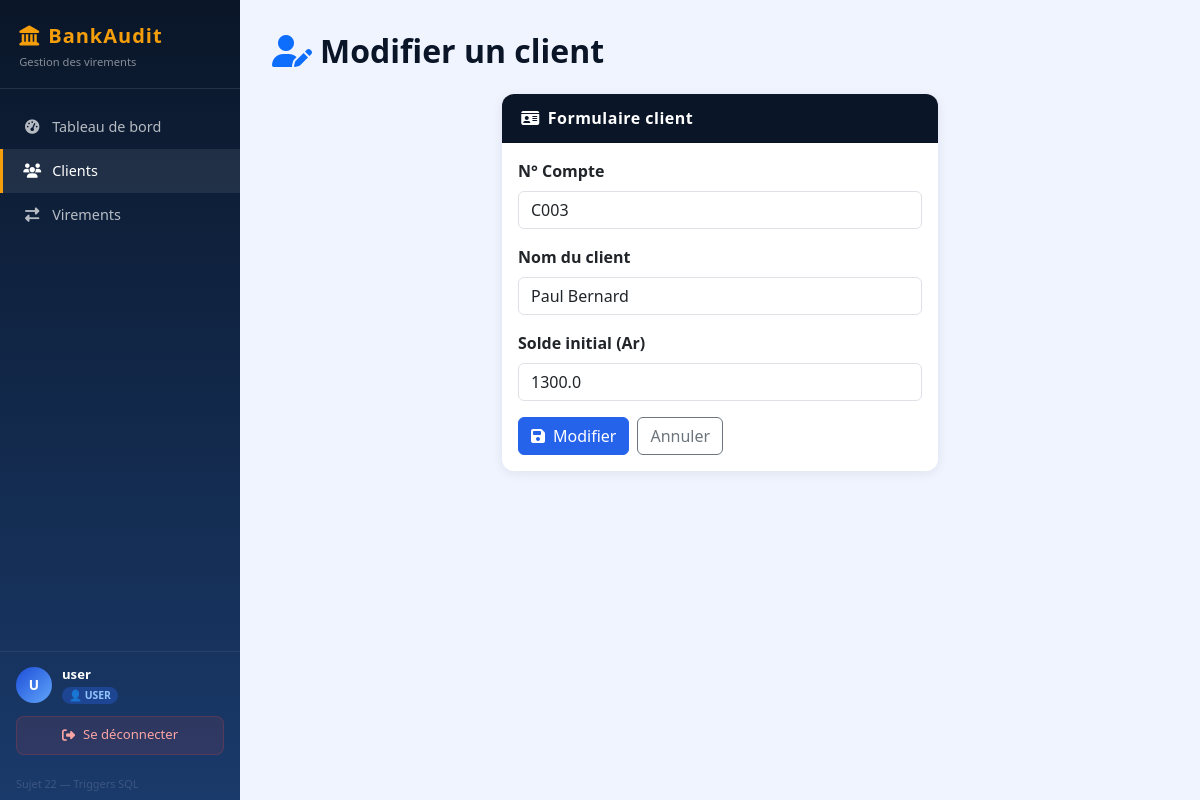
Before: /clients/edit/C003 (signed in) with the older database file.
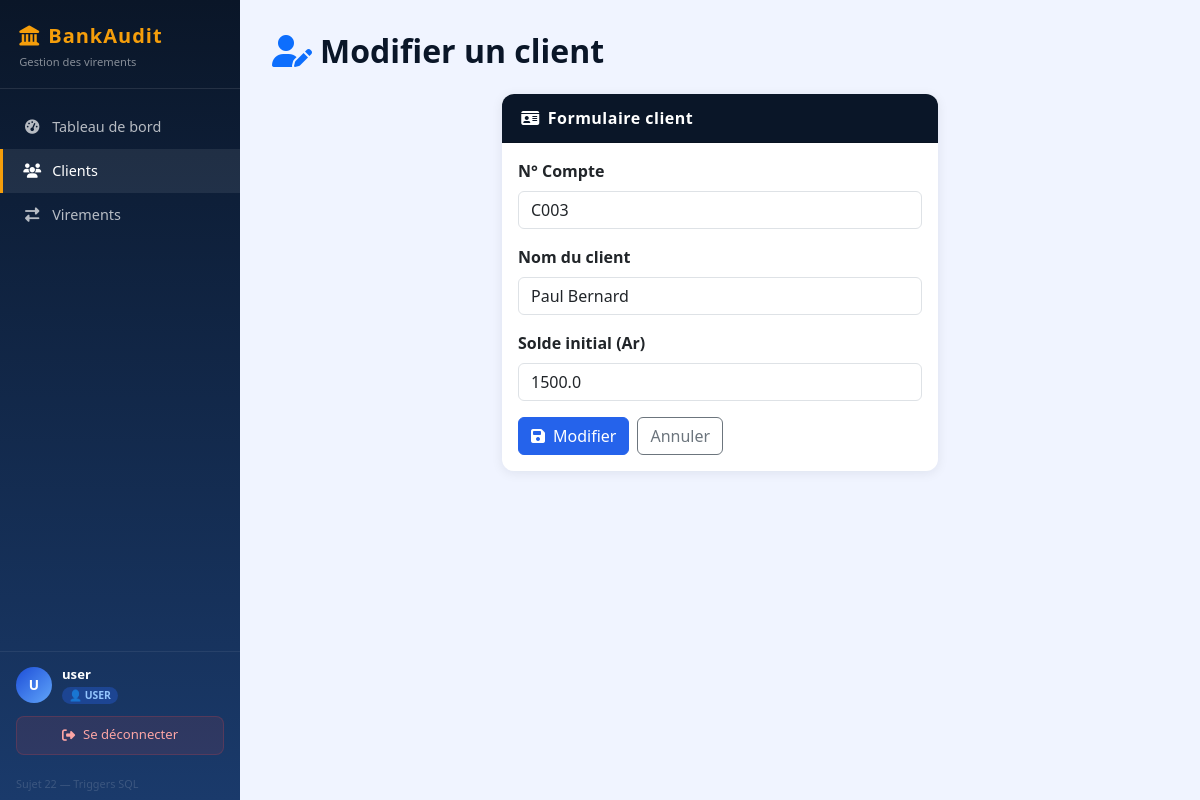
After: the same page with the newer database file.
### tables this page shows
CREATE TABLE client (
            n_compte TEXT PRIMARY KEY,
            nomclient TEXT NOT NULL,
            solde REAL NOT NULL DEFAULT 0
        );

### routes/client.py (the view, shortened to what this page needs)
@bp_client.route('/clients/edit/<n_compte>', methods=['GET', 'POST'])
@login_required
def edit_client(n_compte):
    conn = get_db()
    client = conn.execute('SELECT * FROM client WHERE n_compte=?', (n_compte,)).fetchone()
    conn.close()
    return render_template('client_form.html', action='Modifier', client=client)

### db.py (called while the page is built)
def get_db():
    conn = sqlite3.connect(DB_PATH)
    conn.row_factory = sqlite3.Row
    return conn

### templates/client_form.html (shortened to what this page needs)
{% extends 'base.html' %}
{% block content %}
<div class="page-header">
  <h2><i class="fa fa-user-pen me-2 text-primary"></i>{{ action }} un client</h2>
</div>
<div class="row justify-content-center">
  <div class="col-md-6">
    <div class="card">
      <div class="card-header"><h6><i class="fa fa-id-card me-2"></i>Formulaire client</h6></div>
      <div class="card-body">
        <form method="post">
          <div class="mb-3">
            <label class="form-label fw-semibold">N° Compte</label>
            <input type="text" name="n_compte" class="form-control"
                   value="{{ client.n_compte if client else '' }}"
                   {% if client %}readonly{% endif %} required>
          </div>
          <div class="mb-3">
            <label class="form-label fw-semibold">Nom du client</label>
            <input type="text" name="nomclient" class="form-control"
                   value="{{ client.nomclient if client else '' }}" required>
          </div>
          <div class="mb-3">
            <label class="form-label fw-semibold">Solde initial (Ar)</label>
            <input type="number" name="solde" step="0.01" class="form-control"
                   value="{{ client.solde if client else '0' }}" required>
          </div>
          <div class="d-flex gap-2">
            <button type="submit" class="btn btn-primary">
              <i class="fa fa-save me-2"></i>{{ action }}
            </button>
            <a href="{{ url_for('bp_client.clients') }}" class="btn btn-outline-secondary">Annuler</a>
          </div>
        </form>
      </div>
    </div>
  </div>
</div>
{% endblock %}

Changed rows visible on the page:
changed client "Paul Bernard": solde "1300.0" → "1500.0"
